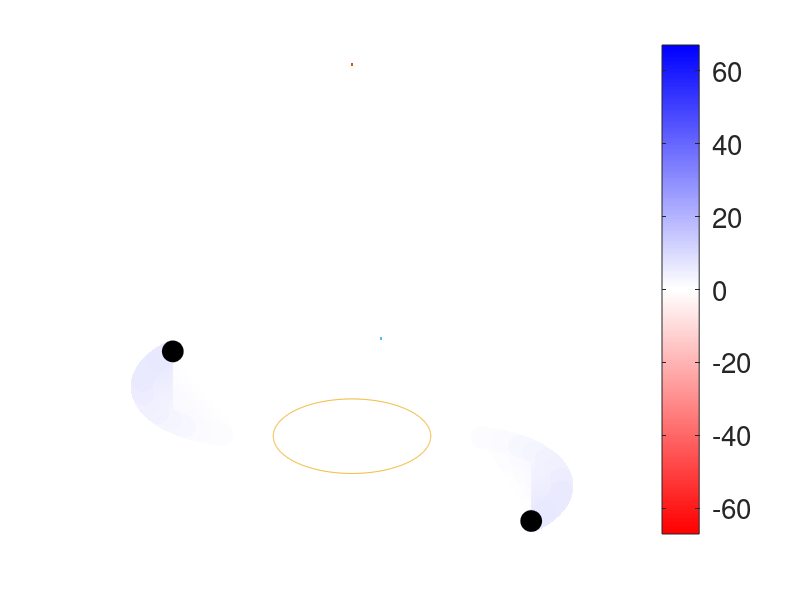

This chart was generated by the following MATLAB code: (Note: this script raises an error after producing the figure.)
clear all;
%Creating variables
L = 0;
rho = 1;
armRadius = 2.54;
Q = 1;
offsetX = 2.54;
offsetY = -2.54;
phi = linspace(0, 3*pi/4, 10000);

%Regular (CCW) Right Arm
for i = 1:1:length(phi)
    x(i) = armRadius*sin(phi(i))+ offsetX;
    y(i) = armRadius*cos(phi(i))+ offsetY;
end

%Regular (CCW) Left Arm
for i = 1:1:length(phi)
    xMirror(i) = -armRadius*sin(phi(i))- offsetX;
    yMirror(i) = -armRadius*cos(phi(i))- offsetY;
end

for i = (1.59*100):1:(offsetX*100)
    xStraight(i-158) = i/100;
end
yStraight = zeros(1, offsetX*100-158);

for i = 1:1:630
    xCircle(i) = 0.75*2.54*cos(i/100);
    yCircle(i) = 0.75*2.54*sin(i/100);
end


%Calculate Angular Momentum from (Flow Rate multiplied by two arms, but divided because flow originally split into two arms)
for i = 1:1:length(x)-1
    ds(i) = sqrt((x(i+1)-x(i))^2+(y(i+1)-y(i))^2);
    r = [x(i) y(i) 0];
    T = [x(i)-x(i+1) y(i)-y(i+1) 0];
    sinVector = cross(r,T)/(norm(r)*norm(T));
    sinTheta(i) = sinVector(3); % REMEMBER: NORM() IS THE PROBLEM CAUSING NO NEGATIVE ANGLES
    
    R(i) = sqrt(x(i)^2+y(i)^2);
    %        𝜌    Q   sin(𝜃)          R     ds
    dL(i) = rho * Q * sinTheta(i) * R(i) * ds(i);
    L = L + dL(i); % Integrating
end

figure('DefaultAxesFontSize',20)

dL(10000) = NaN;
ds(10000) = NaN;
dLStraight = zeros(1, length(xStraight))

cmap = "jet";
R = [linspace(1,1,100) linspace(1, 0, 100)];  %// Red from 1 to 0
B = [linspace(0,1,100) linspace(1, 1, 100)];  %// Blue from 0 to 1
G = [linspace(0,1,100) linspace(1, 0, 100)];   %// Green all zero

colormap( [R(:), G(:), B(:)] );
caxis([-67 67])

hold on
%Outline Arms
plot(x, y, color = [0 0 0], LineWidth=19)
plot(xMirror, yMirror, color = [0 0 0], LineWidth=19)
plot(xStraight, yStraight, color = [0 0 0], LineWidth=19)
plot(-xStraight, -yStraight, color = [0 0 0], LineWidth=19)



%Plot with actual colors
patch(x,y,dL./ds,'EdgeColor','interp','Marker','o','MarkerFaceColor','flat', 'MarkerSize', 15);
patch(xMirror,yMirror,dL./ds,'EdgeColor','interp','Marker','o','MarkerFaceColor','flat', 'MarkerSize', 15);
patch(xStraight,yStraight,dLStraight,'EdgeColor','interp','Marker','o','MarkerFaceColor','flat', 'MarkerSize', 15);
patch(-xStraight,-yStraight,dLStraight,'EdgeColor','interp','Marker','o','MarkerFaceColor','flat', 'MarkerSize', 15);

plot(xCircle, yCircle, color = [0.7 0.7 0.7], LineWidth = 5)
%plot(x, y, color = [0 0 0], LineWidth= 2, LineStyle= ":")
%plot(xStraight, yStraight, color = [0 0 0], LineWidth= 2, LineStyle= ":")

%xlabel("cm")
%ylabel("cm")
%title("Regular (CW), Re = 600")

box off
axis off


a = colorbar;
a.Label.String = "Angular Momentum Density (g-cm/s)";


axis equal
fprintf(string(L));
hold off
